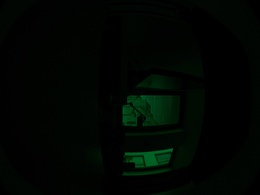
%> input picture vision7_code/h4_005_28_10_2024_first_data/pano_cam1_front/no_wb/1730121993163_cam_5.jpg, 260 x 195 px, shrunk from 4056 x 3040 before the run; its folder holds 3 pictures in this run
$ octave demo_new_v7.m   (GNU Octave 9; MATLAB toolbox functions it lacks are replaced by stand-ins)
%> lines starting %> are read from the running program, lines starting %| are printed output that depends on the picture; in (x1, y1, x2, y2) boxes, pixels count from 0 and x2, y2 are one past the last pixel; in counts of white or black regions, pixels touching at a corner belong together; the program's own positions count from 1
### vision7_code/support functions/loadImg.m
% This procedure loads a sequence of images
%
% Arguments:
%   'path', refers to a directory which contains a sequence of JPEG or PPM
%   images
%   'reduce' is an optional parameter that controls downsampling, e.g., reduce = .5
%   downsamples all images by a factor of 2.
%
% tom.mertens@gmail.com, August 2007
%

function I = loadImg(path, reduce)
%> called with reduce = 1

if ~exist('reduce', 'var')
    reduce = 1;
end

if (reduce > 1 || reduce <= 0)
    error('reduce must fulfill: 0 < reduce <= 1');
end

% find all JPEG or PPM files in directory
files = dir([path '/*.tif']);
N = length(files);
if (N == 0)
    files = dir([path '/*.jpg']);
    N = length(files);
    if (N == 0)
        files = dir([path '/*.gif']);
        N = length(files);
        if (N == 0)
            files = dir([path '/*.bmp']);
            N = length(files);
            if (N == 0)
                files = dir([path '/*.png']);
                N = length(files);
                if (N == 0)
                    error('no files found');
                end
            end
        end
    end
end

% allocate memory
sz = size(imread([path '/' files(1).name]));
%> sz = [195 260 3]
r = floor(sz(1)*reduce);
%> r = 195
c = floor(sz(2)*reduce);
%> c = 260
I = zeros(r,c,3,N);

% read all files
for i = 1:N

    % load image
    filename = [path '/' files(i).name];
    im = im2double(imread(filename));
    if (size(im,1) ~= sz(1) || size(im,2) ~= sz(2))
        error('images must all have the same size');
    end

    % optional downsampling step
    if (reduce < 1)
        im = imresize(im,[r c],'bicubic');
    end
    if size(im,3)==1
    I(:,:,:,i) = cat(3,im,im,im);
    else
    I(:,:,:,i) = im;
    end
end

### vision7_code/support functions/reorderByLum.m
function I = reorderByLum(I)

I = double(I);
m = squeeze(sum(sum(sum(I, 1), 2), 3));
%> m = [1715.8; 6180.4; 11926.4]
[~, idx] = sort(m);
%> idx = [1; 2; 3]
I = I(:, :, :, idx);

### vision7_code/vi7.m
function FI = vi7(imgSeqColor, varargin)
%% preparing
[s1,s2,s3,s4] = size(imgSeqColor); % size of the images
%% input params parsing
    r  = 12; % slide size of the guided filter
    alpha = 1.1; % the parameters for the last fusion
    SigD = 0.12; % the Gauss parameters in the weigh map of the detail layer fusion
    p = 4; %
    gSig = 0.2;
    lSig = 0.5;
    wSize = 21;
    stepSize = 2;
    exposureThres = 0.01;
    consistencyThres = 0.15;
    structureThres = 0.80;
    overexposure_pa = 0.5;
    C = 0.03 ^ 2 / 2; % inherited from SSIM
    epsil = 0.25;     % (0.5*1)^2;
    np = s1*s2;
    H = ones(7);      % small average filter is enough
    H = H/sum(H(:));
    Fake_Ref = zeros(s1,s2,s3);
    L = zeros(s1,s2,s4);
    gMu = zeros(s1, s2, s4);      % global mean intensity
    BaseMu   = zeros(s1, s2, s4); % local mean intensity
    Iones = ones(s1, s2);


    %% Optimise Ref image
    t_ref = 0.01;
    for i = 1 : s4
        Ig   = rgb2grey(imgSeqColor(:,:,:,i));
         c_t(1) = sum(sum(Ig<t_ref));
         c_t(2) = sum(sum(Ig>1-t_ref));
        c_f(i) = max(c_t)>(s1*s2*overexposure_pa);
    end
%> after the loop, c_f = [true false false]; c_t = [1415 0]

    count_seq = 0;
    if length(find(c_f==1))==s4
        refIdx = floor((s4)/2);
        else
        for i = 1:s4
            if c_f(i) == 0
                count_seq = count_seq + 1;
                count_num(count_seq) = i;
                imgSeqColor_Ref(:,:,:,count_seq) = imgSeqColor(:,:,:,i);
            end
        end
%> after the loop, count_num = [2 3]
        refIdx_count = selectRef(imgSeqColor_Ref); %select ref image
%> after the loop in selectRef, `for i = 1 : s4`: p = [4699; 1413]
%> in selectRef, `[~, idx] = min(p);`: idx = 2
%> refIdx_count = 2
        refIdx = count_num(refIdx_count);
%> refIdx = 3
    end


%    refIdx = selectRef(imgSeqColor);
%% SSIM consistency by Kede Ma
    % parameters setting
    numExd = 2*s4-1; %Extending the dataset, to place SSIM structural data.
    imgSeqColorExd = zeros(s1, s2, s3, numExd); % Create an array to hold new dataset
    imgSeqColorExd(:,:,:,1:s4) = imgSeqColor; % Take the original width,height,RGB of first s4 times data.
    xIdxMax = s1-wSize+1; % Maximum valid starting indices for windowing operations
    yIdxMax = s2-wSize+1; % This will be the image size ohne padding/ / / /@?#$@#?$@#$?@#
    window = ones(wSize); %% So this is to create weighted map.
    window3D = repmat(window, [1, 1, 3]); %% Extending 2D map by repeating and making it 3D
    window = window / sum(window(:)); %% Normalize the values?
    window3D = window3D / sum(window3D(:));

    %Get local/global average brightness
    % Seckin begin
    temp3 =  zeros (s1,s2,s3);
    new_con = zeros(xIdxMax, yIdxMax, numExd);
    % Seckin end
      %---consistency index
    temp  = zeros(xIdxMax, yIdxMax, s3); %% Initiate a vector to hold values.
    temp2 = zeros(s1,s2,s3); %% not sure if I added this to see smt?
    lMu_c   = zeros(xIdxMax, yIdxMax, numExd); % local mean intensity
    lMuSq_c = zeros(xIdxMax, yIdxMax, numExd); % The upper value is to get this value
    for i = 1 : numExd  %% For all the images (source + Extended)
        for j = 1 : s3  %% going for all the channels.
            temp(:,:,j) = filter2(window, imgSeqColorExd(:, :, j, i), 'valid'); %% 2D Convolution, Averaging.
        end %% Even maybe low-pass filtering?

        temp3 = imgSeqColorExd(:,:,:,i);
        temp3 = mean(temp3,3);
        new_con = filter2(window,temp3,'valid');

        lMu_c(:,:,i) = mean(temp, 3);  % (R + G + B) / 3;
        lMuSq_c(:,:,i) = lMu_c(:,:,i) .* lMu_c(:,:,i); % Mean Square
    end
    sigmaSq = zeros(xIdxMax, yIdxMax, numExd); % signal strength from variance
    for i = 1 : numExd
        for j = 1 : s3
            temp(:,:,j) = filter2(window, imgSeqColorExd(:, :, j, i).*... %% Variance calculation!
                imgSeqColorExd(:, :, j, i), 'valid') - lMuSq_c(:,:,i);
        end
        sigmaSq(:,:,i) = mean(temp, 3);  %%Variance is also averaged over channels?
                                         %%Why do we not use a gray image
                                         %%or some sort of averaged image
                                         %%instead of doing this?
                                         %%I think it is doable.

    end
    % The specifications of several parameters mentioned above, such as lMu_c, lMuSq_c, and sigmaSq,
    % are all the same. They are all used to obtain sigma. This can explain the purpose of sigma
    sigma = sqrt( max( sigmaSq, 0 ) ); % Vanish all negative values to zero! Then obtain the sigma value from variance.

    % computing structural consistency map
    sMap_c = zeros(xIdxMax, yIdxMax, s4, s4);
    for i = 1 : s4
        for j = i+1 : s4  %% Why exactly the loop runs up to s4 but not numExd?
        crossMu = lMu_c(:,:,i) .* lMu_c(:,:,j); % Structural SSIM
       crossSigma = convn(imgSeqColorExd(:, :, :, i).*imgSeqColorExd(:, :, :, j)...
            , window3D, 'valid') - crossMu;  %% WHY DID WE USE 3D now? for regular sigma 2D was enough?
        sMap_c(:,:,i,j) = ( crossSigma + C) ./ (sigma(:,:,i).* sigma(:,:,j) + C); % the third term in SSIM
        end
    end
    sMap_c(sMap_c < 0) = 0; % Why did we eliminate negative values?
    %sMap_c is now contains 747x1004x6x6 and contains structrual
    %comparasion

    sRefMap = squeeze(sMap_c(:,:,refIdx,:)) + sMap_c(:,:,:,refIdx); %% Is Structual map symmetrical so that we can do this?
    sRefMap(:,:,refIdx) = ones(xIdxMax, yIdxMax); % make the reference 1.
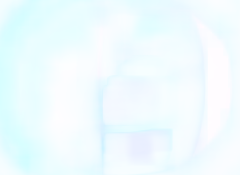
%> sRefMap: size 175x240x3 double; mean R, G, B 0.94, 0.989, 1
    sRefMap(sRefMap <= structureThres) = 0; %% binarizing the values.
    sRefMap(sRefMap > structureThres) = 1;
    muIdxMap = lMu_c(:,:,refIdx) < exposureThres | lMu_c(:,:,refIdx) > 1 - exposureThres; %Detecting the deficit parts of image in terms of exposure
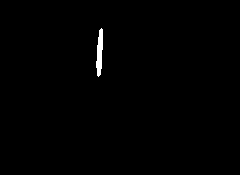
%> muIdxMap: size 175x240 logical; 0.55% white; 1 white region, box (x1, y1, x2, y2) and area: (96, 28, 103, 77) 232
    muIdxMap = repmat(muIdxMap, [1, 1, s4]); %% according to reference image a map is generated.
    sRefMap(muIdxMap) = 1;  %% Structural consistency is overridden in the areas where the pixel is under/over exposed.
    se = strel('disk',wSize); %% Mathematical morphology is used to make up unrelated 1s and so on.
    for k = 1 : s4            %% Erosion and dilation.
        sRefMap(:,:,k) = imopen(sRefMap(:,:,k),se);
    end
    clear sMap_c; %% Memory cleaning.

    iRefMap = imfConsistency(lMu_c(:,:,1:s4), refIdx, consistencyThres); % First matches the histogram then compares the structures
%> in imfConsistency, `[s1, s2, s3] = size(mu);`: s1 = 175; s2 = 240
%> in imfConsistency, `cMap(:,:,refIdx) = ones(s1, s2);`:
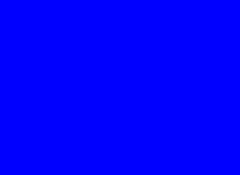
%> cMap: size 175x240x3 double; mean R, G, B 0, 0, 1
%> the loop in imfConsistency, `for i = 1 : s3` made 3 passes
%> pass 1, in imfConsistency, `diff = abs(cMu - refMu);`:
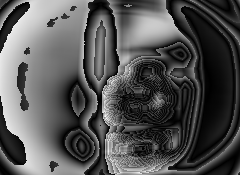
%> diff: size 175x240 double; min 1.39e-17, max 0.0433, mean 0.0142; drawn with min black and max white
    % and returns consistency map.(?)
    % imf = Intensity mapping function

    cMap = sRefMap.*iRefMap;   %Okay so Structural and Intensity (Can I also call it illuminance?)
    % refmaps are element-wise product. Notice both are binary matrixes.
    [m1,m2,m3] = size(cMap);
    RefMatrix = ones(m1,m2,m3);


    cMap(cMap > 1) = 1; %% Why do we do this after all we did cross product of
    cMap(cMap < 0) = 0;

% [5 lines of commented-out code are left out]
    Ig1 = rgb2gray(imgSeqColorExd(:,:,:,refIdx));  %WHY DID YOU DO THIS ?
    Ig1(Ig1 > 1-(t_ref*2)) = 1; %% So High intensity and low intensity values are converted to 1
    Ig1(Ig1 < (t_ref*2)) = 1; %% Normal ones(:d) left as 0.
    Ig1(Ig1 < 1) = 0;


    for icmp=1:m3
        cMap_seq(:,:,icmp) = imresize(cMap(:,:,icmp),[m1+wSize-1,m2+wSize-1])+Ig1; %%Resizing to original picture by interpolation probably?
    end
    % From the beginning, we start with image without padding, WHY? Don't
    % we lose details? And yet we are making the pic larger. Struggling to
    % see the reason for these.

    % We add our reference gray image in binary form into it.


    cMap_seq(cMap_seq > 0) = 1; %?? It is binary already? Maybe beacuse of interpolation we generate non-binary
    cMap_seq(cMap_seq < 0) = 0;
     [m1,m2,m3] = size(cMap_seq);
     for i = 1 : m3
        ratio=0.001;%
        area=ceil(ratio*m1*m2);
        tempMap1=bwareaopen(cMap_seq(:,:,i),area);  %% More morphological operations to eliminate small areas
        tempMap2=1-tempMap1;                        %% of isolated pixels or unwanted regions.
        tempMap3=bwareaopen(tempMap2,area);         %% So we have only the core parts of structure!
        cMap_seq(:,:,i)=1-tempMap3;                 %% So minor details are vanished I would assume.
    end
%     cMap_seq = ones(s1,s2,s4);
%     cMap_seq((1+(wSize-1)/2):(s1-(wSize-1)/2),(1+(wSize-1)/2):(s2-(wSize-1)/2),:)=cMap;
    cMap_seq_3D = ones(s1,s2,s3,s4);
    for i = 1:s3
        cMap_seq_3D(:,:,i,:) = cMap_seq; %%now we made it for all color channels I think.
    end

    % generating pseudo exposures
    count = 0;
        for i = 1 : s4
        if i ~= refIdx
            count = count + 1;
            temp = imhistmatch(imgSeqColorExd(:,:,:,refIdx),...
                imgSeqColorExd(:,:,:,i), 256);
            temp( temp<0 ) = 0;
            temp( temp>1 ) = 1;                         %% creating pseudo exposures and storing them as extended data!
            imgSeqColorExd(:,:,:,count+s4) = temp;
        end
        end

    %----色彩明亮匹配 Replace with a bright image patch
     count = 0;
     if (length(find((RefMatrix-cMap)~=0))>m1*m2*m3*consistencyThres)  %% Consistency Check but RefMatrix is just ones.!
        for i = 1:s4
            if i ~= refIdx
                count = count + 1;
                imgSeqColor(:,:,:,i) = imgSeqColor(:,:,:,i) .* cMap_seq_3D(:,:,:,i) + (imgSeqColorExd(:,:,:,s4 + count) .* ~cMap_seq_3D(:,:,:,i));
            end %% okay replacing it with extended set.
        end
     end

%% Decompose the image into a base layer and a detail layer
% base layer
%Initial
for i = 1:s4
    % Decomposition steps
    %---- luminance component
    Ig   = rgb2grey(imgSeqColor(:,:,:,i));  %% Luminance --> converted to weighted grey.

     %--- filtered luminance component
    IgPad = padimage(Ig,[3,3]);   %% This time we pad.

    L(:,:,i) = conv2(IgPad, H, 'valid');  %Small local average brightness (chinese)

    %--- global mean intensity
    gMu(:,:,i) = Iones * sum(Ig(:))/np;

    %--- local mean intensity (Base layer)
    BaseMu(:,:,i) = fastGF(Ig, r, epsil, 2.5);


end
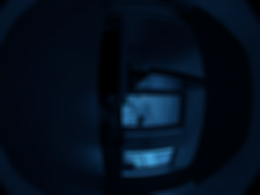
%> L: size 195x260x3 double; mean R, G, B 0.016, 0.0604, 0.114
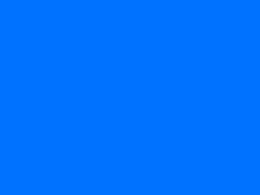
%> gMu: size 195x260x3 double; mean R, G, B 0.016, 0.0604, 0.114; mean of the top-left, top-right, bottom-left and bottom-right quarters 0.0636, 0.0636, 0.0636, 0.0636; drawn with min black and max white
    %计算统计
    % computing statistics
    bgMu = zeros(xIdxMax, yIdxMax, s4); % global mean intensity
    for i = 1 : s4
        img = BaseMu(:,:,i);
        bgMu(:,:,i) = ones(xIdxMax, yIdxMax) * mean(img(:));
    end
%> this loop made 3 passes
%> pass 3, in vi7, `img = BaseMu(:,:,i);`:
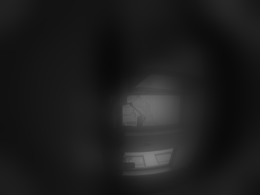
%> img: size 195x260 double; min 0.039, max 0.52, mean 0.114

    temp  = zeros(xIdxMax, yIdxMax, s4);
    lMu   = zeros(xIdxMax, yIdxMax, s4); % local mean intensity
    lMuSq = zeros(xIdxMax, yIdxMax, s4);
    for i = 1 : s4
        temp(:,:,i) = filter2(window, BaseMu(:, :,  i), 'valid');
        lMu(:,:,i) = temp(:,:,i); % (R + G + B) / 3;
        lMuSq(:,:,i) = lMu(:,:,i) .* lMu(:,:,i);
    end

        sigmaSq = zeros(xIdxMax, yIdxMax, s4); % signal strength from variance
    for i = 1 : s4
            temp(:,:,i) = filter2(window, BaseMu(:, :,  i).*...
                BaseMu(:, :,  i), 'valid') - lMuSq(:,:,i);
        sigmaSq(:,:,i) = temp(:,:,i);
    end
    sigma = sqrt( max( sigmaSq, 0 ) );
    ed = sigma * sqrt( wSize^2 * s4 ) + 0.001; % signal strengh

    % computing weighing map
    muMap =  exp( -.5 * ( (bgMu - .5).^2 /gSig.^2 +  (lMu - .5).^2 /lSig.^2 ) ); % mean intensity weighting map
    normalizer = sum(muMap, 3);
    muMap = muMap ./ repmat(normalizer,[1, 1, s4]);

    sMap = ed.^p; % signal structure weighting map
    sMap = sMap + 0.001;
    normalizer = sum(sMap,3);
    sMap = sMap ./ repmat(normalizer,[1, 1, s4]);

    maxEd = max(ed, [], 3); %  desired signal strength

    % main loop for motion aware fusion
    fI = zeros(s1, s2, s4);
    countMap = zeros(s1, s2, s4);
    countWindow = ones(wSize, wSize, s4);
    xIdx = 1 : stepSize : xIdxMax;
    xIdx = [xIdx xIdx(end)+1 : xIdxMax];
    yIdx = 1 : stepSize : yIdxMax;
    yIdx = [yIdx yIdx(end)+1 : yIdxMax];

    offset = wSize-1;
    for row = 1 : length(xIdx)
        for col = 1 : length(yIdx)
            i = xIdx(row);
            j = yIdx(col);
            blocks = BaseMu(i:i+offset, j:j+offset,  :);
            rBlock = zeros(wSize, wSize, s4);
            for k = 1 : s4
                rBlock(:,:,k) = rBlock(:,:,k)  +(sMap(i, j, k) * ( blocks(:,:,k) - lMu(i, j, k) ) / ed(i, j, k));
            end
            if norm(rBlock(:)) > 0
                rBlock = rBlock / norm(rBlock(:)) * maxEd(i, j);
            end
            rBlock = rBlock + sum( muMap(i, j, :) .* lMu(i, j, :) );
            fI(i:i+offset, j:j+offset, :) = fI(i:i+offset, j:j+offset, :) + rBlock;
            countMap(i:i+offset, j:j+offset, :) = countMap(i:i+offset, j:j+offset, :) + countWindow;
        end
    end
    fI = fI ./ countMap;
    fI(fI > 1) = 1;
    fI(fI < 0) = 0;   %Base layer processed (chinese)

%% Detail layer

%============< Computing Weight Maps  >================%
%--- Detail layer's blending weights
Sig2 = 2*SigD.^2;
dsMap = exp(-1*(L - .5).^2 /Sig2)+1e-6;
normalizer = sum(dsMap, 3);
dsMap = dsMap ./ repmat(normalizer,[1, 1, s4]);
%--- Base layer's blending weights
dmuMap =  exp( -.5 * ( (gMu - .5).^2 /gSig.^2 +  (fI - .5).^2 /lSig.^2 ) ); % mean intensity weighting map
normalizer = sum(dmuMap, 3);
dmuMap = dmuMap ./ repmat(normalizer,[1, 1, s4]);


%=====================< Fusion >======================%
FI  = zeros(s1, s2, 3);
% sMap = alpha*sMap;
for j=1:3
    Ist = (squeeze(imgSeqColor(:,:,j,:))-BaseMu); %The Detail Layer :D (chinese)
    FI(:,:,j) = sum((alpha*dsMap.*Ist + dmuMap.*fI),3);
    % dmuMap.*
end
FI(FI > 1) = 1;
FI(FI < 0) = 0;

return

end

### vision7_code/support functions/rgb2grey.m
function I = rgb2grey(X)

origSize = size(X);

% Determine if input includes a 3-D array
threeD = (ndims(X)==3);

% Calculate transformation matrix
coef = [0.2,0.6,0.2];

if threeD
  %RGB

  % Do transformation
  if isa(X, 'double') || isa(X, 'single')

    % Shape input matrix so that it is a n x 3 array and initialize output matrix
    X = reshape(X(:),origSize(1)*origSize(2),3);
    sizeOutput = [origSize(1), origSize(2)];
    I = X * coef';
    I = min(max(I,0),1);

    %Make sure that the output matrix has the right size
    I = reshape(I,sizeOutput);

  else
    %uint8 or uint16
    I = imapplymatrix(coef, X, class(X));
  end

else
  I = X * coef';
  I = min(max(I,0),1);
  I = [I,I,I];
end
end

### vision7_code/support functions/selectRef.m
function idx = selectRef(I, winSize, exposureThres)

if ~exist('winSize', 'var')
   winSize = 3;
end

if ~exist('exposureThres', 'var')
   exposureThres = 0.01;
end

I = double(I);
I = reorderByLum(I);
[~, ~, s3, s4] = size(I);

if s4 == 3
    idx = 2;
else
    window = ones(winSize, winSize, s3);
    window = window / sum(window(:));
    p = zeros(s4,1);
    for i = 1 : s4
        mu = convn(I(:, :, :, i), window, 'valid');
        p(i) = sum( sum( mu < exposureThres | mu > 1 - exposureThres) );
    end
    [~, idx] = min(p);
end

### vision7_code/support functions/imfConsistency.m
function cMap = imfConsistency(mu, refIdx, consistencyThres)

[s1, s2, s3] = size(mu);
cMap = zeros(s1, s2, s3);
cMap(:,:,refIdx) = ones(s1, s2);

refMu = mu(:,:,refIdx);
N = 256;
for i = 1 : s3
    if i ~= refIdx
          cMu  = imhistmatch(mu(:,:,i), refMu, N); %%Histogram Matching so that we have better comparasion
          diff = abs(cMu - refMu);
          cMap(:,:,i) = diff <= consistencyThres;
    end
end


### vision7_code/support functions/padimage.m
function b = padimage(a,padSize)

method = 'symmetric';
direction = 'both';

% compute indices then index into input image
aSize = size(a);
switch method
    case 'circular'
        aIdx = CircularPad(aSize, padSize, direction);
    case 'symmetric'
        aIdx = SymmetricPad(aSize, padSize, direction);
    case 'replicate'
        aIdx = ReplicatePad(aSize, padSize, direction);
end
b = a(aIdx{:});


%%%
%%% CircularPad
%%%
% [24 lines left out: function CircularPad, not called in this run]


%%%
%%% SymmetricPad
%%%
function idx = SymmetricPad(aSize, padSize, direction)

numDims = numel(padSize);

% Form index vectors to subsasgn input array into output array.
% Also compute the size of the output array.
idx   = cell(1,numDims);
for k = 1:numDims
    M = aSize(k);
    dimNums = uint32([1:M M:-1:1]);
    p = padSize(k);

    switch direction
        case 'pre'
            idx{k}   = dimNums(mod(-p:M-1, 2*M) + 1);

        case 'post'
            idx{k}   = dimNums(mod(0:M+p-1, 2*M) + 1);

        case 'both'
            idx{k}   = dimNums(mod(-p:M+p-1, 2*M) + 1);
    end
end


%%%
%%% ReplicatePad
%%%
% [23 lines left out: function ReplicatePad, not called in this run]

### vision7_code/support functions/fastGF.m
function q = fastGF(I, r, eps, s)
%   GUIDEDFILTER   O(1) time implementation of guided filter.
%
%   - guidance image: I (should be a gray-scale/single channel image)
%   - filtering input image: p (should be a gray-scale/single channel image)
%   - local window radius: r
%   - regularization parameter: eps
%   - subsampling ratio: s (try s = r/4 to s=r)
% The code of fast guided filter originates from Kaiming He's website:
% http://kaiminghe.com/eccv10/


I_sub = imresize(I, 1/s, 'nearest'); % NN is often enough
r_sub = max(1,round(r / s)); % make sure this is an integer

[hei, wid] = size(I_sub);
N = boxfilter(ones(hei, wid), r_sub); % the size of each local patch; N=(2r+1)^2 except for boundary pixels.
%---
mean_I = boxfilter(I_sub, r_sub) ./ N;
mean_II = boxfilter(I_sub.*I_sub, r_sub) ./ N;
%---

cov_Ip = mean_II - mean_I .* mean_I; % this is the covariance of (I, p) in each local patch.
% var_I  = mean_II - mean_I .* mean_I;

a = cov_Ip ./ (cov_Ip + eps);
b = mean_I - a .* mean_I;

mean_a = boxfilter(a, r_sub) ./ N;
mean_b = boxfilter(b, r_sub) ./ N;

mean_a = imresize(mean_a, [size(I, 1), size(I, 2)], 'bilinear'); % bilinear is recommended
mean_b = imresize(mean_b, [size(I, 1), size(I, 2)], 'bilinear');

q = mean_a .* I + mean_b;
end

### vision7_code/support functions/boxfilter.m
function imDst = boxfilter(imSrc, r)

%   BOXFILTER   O(1) time box filtering using cumulative sum
%
%   - Definition imDst(x, y)=sum(sum(imSrc(x-r:x+r,y-r:y+r)));
%   - Running time independent of r;
%   - Equivalent to the function: colfilt(imSrc, [2*r+1, 2*r+1], 'sliding', @sum);
%   - But much faster.
% The code of fast guided filter originates from Kaiming He's website:
% http://kaiminghe.com/eccv10/

[hei, wid] = size(imSrc);
imDst = zeros(size(imSrc));

%cumulative sum over Y axis
imCum = cumsum(imSrc, 1);
%difference over Y axis
imDst(1:r+1, :) = imCum(1+r:2*r+1, :);
imDst(r+2:hei-r, :) = imCum(2*r+2:hei, :) - imCum(1:hei-2*r-1, :);
imDst(hei-r+1:hei, :) = repmat(imCum(hei, :), [r, 1]) - imCum(hei-2*r:hei-r-1, :);

%cumulative sum over X axis
imCum = cumsum(imDst, 2);
%difference over Y axis
imDst(:, 1:r+1) = imCum(:, 1+r:2*r+1);
imDst(:, r+2:wid-r) = imCum(:, 2*r+2:wid) - imCum(:, 1:wid-2*r-1);
imDst(:, wid-r+1:wid) = repmat(imCum(:, wid), [1, r]) - imCum(:, wid-2*r:wid-r-1);
end

### vision7_code/demo_new_v7.m
%% Multi-exposure fusion
%Version 5 for both motional and static image
%By Liang Chang, Mingyao Zheng and Zhiqin Zhu
%Chongqing University of Post and telecommunication
clc, clear, close all;

% Defining support functions folder
support_functions = 'support functions';

%% change directory
prev_dir = pwd; file_dir = fileparts(mfilename('fullpath'));
% cd(file_dir);
addpath(genpath(pwd));

imgDirPath = './h4_005_28_10_2024_first_data/pano_cam1_front/no_wb';

% Adding support functions
addpath(fullfile(prev_dir,support_functions));
%% read source image sequence
fullPath = fullfile(prev_dir, imgDirPath);
fileLists = dir(fullPath);% ���������ļ���
disp('      ��ʼ������');
% [8 lines of commented-out code are left out]
imgSeqColor = loadImg(imgDirPath,1); % use im2double
imgSeqColor = reorderByLum(imgSeqColor);

% imgSeqColor = downSample(imgSeqColor, 1024);

%% multi-exposure image fusion

tic;
FI = vi7(imgSeqColor);
toc;
%figure,imshow(FI);
%imwrite(FI,'D:\Mathworkplace\V6\V5\results\7.jpg');
imwrite(FI,'./h4_005_28_10_2024_first_data/pano_cam1_front/wb/highgain/result/hdr_output.jpg')

%end

% 1��BaseMu
% 2.fI
% 3.��ȨfI
